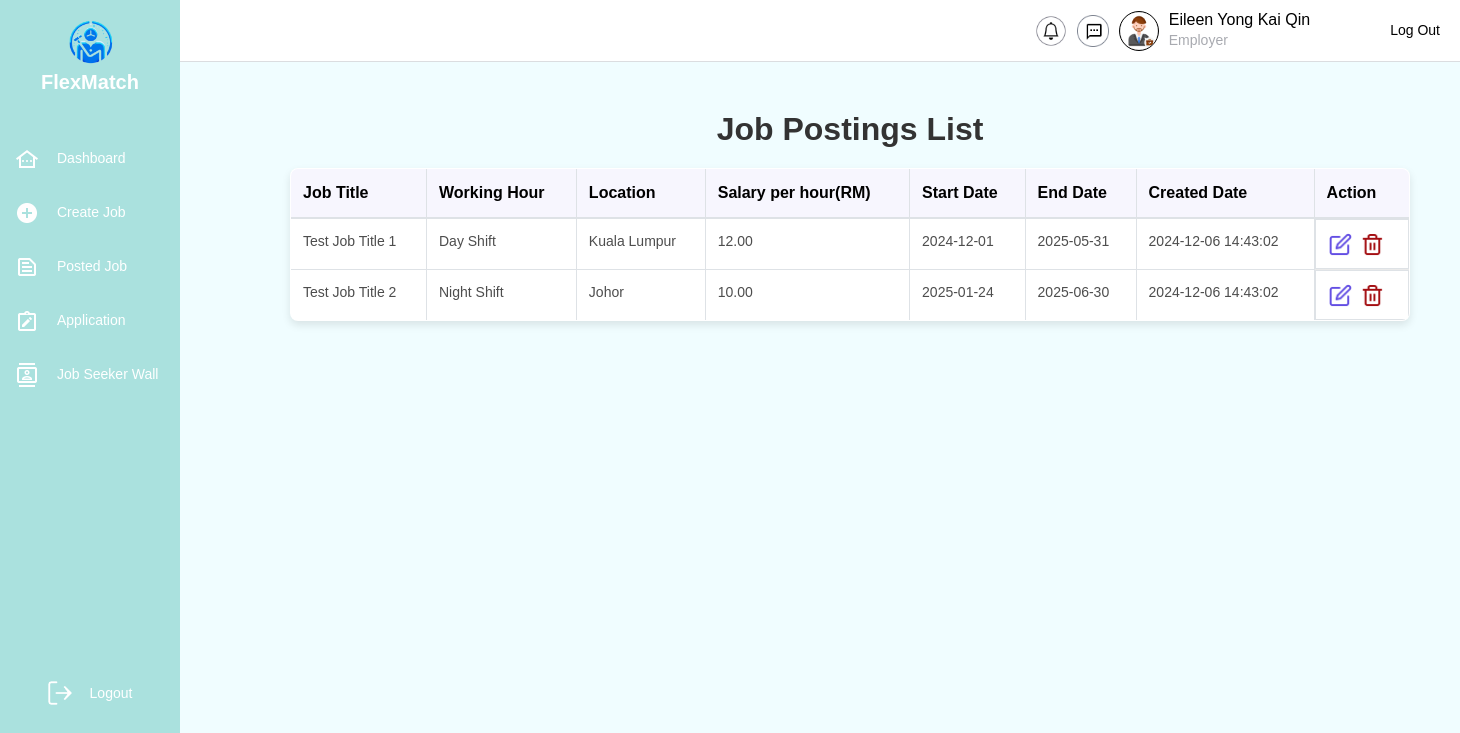
Page /Employer/job_posting_list.php (signed in) on the committed database.
### tables this page shows
CREATE TABLE employer (
    userID VARCHAR(10) PRIMARY KEY,  
    fullName VARCHAR(100) NOT NULL,  
    email varchar(100) NOT NULL,  
    contactNo VARCHAR(15),  
    companyName VARCHAR(255) NOT NULL,  
    companyAddress TEXT NOT NULL,  
    profilePic varchar(100) DEFAULT NULL,  
    accountStatus ENUM('Active', 'Inactive', 'Suspended') DEFAULT 'Active',  
    warningHistory INT DEFAULT 0,  
    FOREIGN KEY (userID) REFERENCES login(userID) ON DELETE CASCADE  
);

CREATE TABLE jobPost (
    jobPostID VARCHAR(10) PRIMARY KEY,  
    jobTitle VARCHAR(255) NOT NULL,  
    location VARCHAR(255),  
    salary DECIMAL(10, 2),  
    startDate DATE,  
    endDate DATE,  
    workingHour VARCHAR(50),  
    jobDescription TEXT,  
    jobRequirement TEXT,  
    createTime TIMESTAMP DEFAULT CURRENT_TIMESTAMP,  
    updateTime TIMESTAMP DEFAULT CURRENT_TIMESTAMP ON UPDATE CURRENT_TIMESTAMP,  
    userID VARCHAR(10) NOT NULL,  
    FOREIGN KEY (userID) REFERENCES login(userID) ON DELETE CASCADE  
);

### Employer/job_posting_list.php (the view, shortened to what this page needs)
<!DOCTYPE html>
<html lang="en">
<head>
    <link rel="stylesheet" href="https://stackpath.bootstrapcdn.com/bootstrap/4.5.2/css/bootstrap.min.css">
</head>
<body>
    <?php
        include('../database/config.php');
        include('employerNew.php');
        $sql = "SELECT jobPostID, jobTitle, workingHour, location, salary, startDate, endDate, createTime FROM jobPost";
        $result = mysqli_query($con, $sql);
        if (mysqli_num_rows($result) > 0) {
            echo '<div class="container mt-5">';
            echo '<h2>Job Postings List</h2>';
            echo '<table class="table table-bordered">';
            echo '<thead>';
            echo '<tr>';
            echo '<th>Job Title</th>';
            echo '<th>Working Hour</th>';
            echo '<th>Location</th>';
            echo '<th>Salary per hour(RM)</th>';
            echo '<th>Start Date</th>';
            echo '<th>End Date</th>';
            echo '<th>Created Date</th>';
            echo '<th>Action</th>';
            echo '</thead>';
            echo '<tbody>';
            while ($row = mysqli_fetch_assoc($result)) {
                echo '<tr>';
                echo '<td>' . htmlspecialchars($row['jobTitle']) . '</td>';
                echo '<td>' . htmlspecialchars($row['workingHour']) . '</td>';
                echo '<td>' . htmlspecialchars($row['location']) . '</td>';
                echo '<td>' . number_format($row['salary'], 2) . '</td>';
                echo '<td>' . htmlspecialchars($row['startDate']) . '</td>';
                echo '<td>' . htmlspecialchars($row['endDate']) . '</td>';
                echo '<td>' . htmlspecialchars($row['createTime']) .
                     '<td>
                        <div class="action-buttons">
                            <a href="edit_job_posting.php?jobPostID=' . $row['jobPostID'] . '" class="btn btn-edit">
                                <img src="../images/edit.png" alt="Edit" class="icon">
                            </a>
                            <a href="confirm_delete.php?jobPostID=' . $row['jobPostID'] . '" class="btn btn-delete">
                                <img src="../images/trash.png" alt="Delete" class="icon">
                            </a>
                        </div>
                    </td>
                    ';
                echo '</tr>';
            }
            echo '</tbody>';
            echo '</table>';
            echo '</div>';
        } else {
            echo '<div class="content"><p>No job postings found.</p></div>';
        }
    ?>
</body>
</html>

### Employer/employerNew.php (shortened to what this page needs)
<?php
include '../database/config.php';
$userID = $_SESSION['userID'];
$query = $con->prepare("
    SELECT employer.fullName
    FROM employer
    INNER JOIN login ON employer.userID = login.userID
    WHERE employer.userID = ?
");
$query->bind_param("s", $userID);
$query->execute();
$result = $query->get_result();
if ($result && $result->num_rows > 0) {
    $employer = $result->fetch_assoc();
    $fullName = $employer['fullName'];
} else {
    $fullName = "Employer";
}
?>
<!DOCTYPE html>
<html lang="en">
<head>
</head>
<body>
    <div class="sidebar">
    <div class="logo-section">
            <img src="../images/FlexMatchLogo.png" alt="FlexMatch Logo" class="logo-image">
            <h1 class="logo-text">FlexMatch</h1>
        </div>
        <nav class="menu">
            <div class="menu-item">
                <img src="../images/dashboardIcon.png" alt="Dashboard Icon" class="menu-icon">
                <span onclick="location.href='employer_dashboard.php'">Dashboard</span>
            </div>
            <div class="menu-item">
                <img src="../images/add_circle.png" alt="Create Job Icon" class="menu-icon">
                <span onclick="location.href='job_posting_form.php'">Create Job</span>
            </div>
            <div class="menu-item">
                <img src="../images/text_snippet.png" alt="Posted Job Icon" class="menu-icon">
                <span onclick="location.href='job_posting_list.php'">Posted Job</span>
            </div>
            <div class="menu-item">
                <img src="../images/note_alt.png" alt="Application Icon" class="menu-icon">
                <span>Application</span>
            </div>
            <div class="menu-item">
                <img src="../images/contacts.png" alt="Job Seeker Wall Icon" class="menu-icon">
                <span>Job Seeker Wall</span>
            </div>
        </nav>
        <div class="logout" onclick="location.href='../login.html'">
    <img src="../images/vector.png" alt="Logout Icon" class="menu-icon">
    <span class="logout-text">Logout</span>
</div>
    </div>
    <div class="main-content">
        <header class="header">
        <div class="header-right">
            <img src="../images/Notification.png" alt="Notification Icon" class="notification-icon">
            <img src="../images/Chat.png" alt="Chat Icon" class="notification-icon">
                    <img src="../images/employer.png" alt="User Image" class="profile-image">
                    <div class="user-info">
                        <span class="user-name"><?php echo htmlspecialchars($fullName); ?></span>
                        <span class="user-role">Employer</span>
                    </div>
                </div>
                <span class="logout-button" onclick="location.href='../login.html'">Log Out</span>
            </div>
        <section class="content">
        </section>
</body>
</html>

### Employer/job_posting_list.php (style rules this page uses)
body { font-family: 'Arial', sans-serif; font-weight: 500; background-color: #F0FDFF; margin: 0; padding: 0; display: flex; flex-direction: row; }
.container { margin-left: 250px; margin-right: auto; padding: 40px; max-width: 1200px; text-align: center; }
h2 { text-align: center; font-size: 32px; font-weight: 700; color: #333333; margin-bottom: 20px; margin-top: -80px; }
table { width: 100%; border-collapse: collapse; background: #FFFFFF; box-shadow: 0px 4px 8px rgba(0, 0, 0, 0.1); border-radius: 8px; overflow: hidden; }
thead { background-color: #F7F6FE; }
thead th { text-align: left; font-size: 16px; font-weight: 600; color: #000000; padding: 16px; border-bottom: 2px solid #EAEAEA; }
tbody tr { border-bottom: 1px solid #EAEAEA; transition: background 0.3s ease; }
tbody td { font-size: 14px; font-weight: 400; color: #4D4D4D; padding: 16px; text-align: left; }
tbody td:last-child { display: flex; justify-content: flex-start; align-items: center; gap: 16px; }
.action-buttons { display: flex; justify-content: center; align-items: center; gap: 8px; }
.action-buttons .btn { display: flex; justify-content: center; align-items: center; border: none; background: transparent; cursor: pointer; padding: 0; transition: transform 0.3s ease; }
.action-buttons .icon { width: 24px; height: 24px; object-fit: contain; display: inline-block; vertical-align: middle; transition: transform 0.3s ease, box-shadow 0.3s ease; }

### Employer/employerNew.php (style rules this page uses)
* { margin: 0; padding: 0; box-sizing: border-box; font-family: Arial, sans-serif; }
body { display: flex; flex-direction: column; min-height: 100vh; background: #F0FDFF; }
.sidebar { position: fixed; width: 180px; height: 100%; background: #AAE1DE; display: flex; flex-direction: column; align-items: center; padding-top: 20px; }
.logo-section { text-align: center; margin-bottom: 30px; margin-top: -10px; position: relative; }
.logo-image { width: 70px; height: auto; }
.logo-text { font-weight: bold; font-size: 20px; color: #FFFFFF; margin-top: 0px; }
.menu { width: 100%; }
.menu-item, .logout { display: flex; align-items: center; padding: 15px; cursor: pointer; color: #FFFFFF; font-size: 14px; font-family: 'Cabin', sans-serif; font-weight: 400; gap: 18px; border-radius: 8px; }
.menu-icon { width: 24px; height: 24px; }
.logout { margin-top: auto; margin-bottom: 80px; text-align: center; }
.logout-text { color: #FFFFFF; font-size: 14px; font-family: 'Arial', sans-serif; font-weight: 400; }
.main-content { margin-left: 180px; width: calc(100% - 180px); }
.header { background: #FFFFFF; padding: 10px 20px; display: flex; justify-content: flex-end; align-items: center; border-bottom: 1px solid #DBDDE0; }
.header-right { display: flex; align-items: center; gap: 10px; }
.notification-icon { width: 32px; height: 32px; cursor: pointer; }
.profile-image { width: 40px; height: 40px; border-radius: 50%; border: 0.1px solid #000000; cursor: pointer; }
.user-info { display: flex; flex-direction: column; text-align: left; }
.user-name { font-weight: 500; font-size: 16px; line-height: 20px; color: #000000; }
.user-role { font-size: 14px; color: #A8AAB0; }
.logout-button { font-size: 14px; color: #000000; border: none; background: none; cursor: pointer; margin-left: 80px; transition: color 0.3s ease; }
.content { padding: 20px; text-align: center; display: flex; flex-direction: column; gap: 20px; align-items: center; justify-content: flex-start; }

### rows in the picture
employer: fullName "Eileen Yong Kai Qin"
jobpost: jobTitle "Test Job Title 1", workingHour "Day Shift", location "Kuala Lumpur", salary "12.00", startDate "2024-12-01", endDate "2025-05-31", createTime "2024-12-06 14:43:02"
jobpost: jobTitle "Test Job Title 2", workingHour "Night Shift", location "Johor", salary "10.00", startDate "2025-01-24", endDate "2025-06-30", createTime "2024-12-06 14:43:02"
